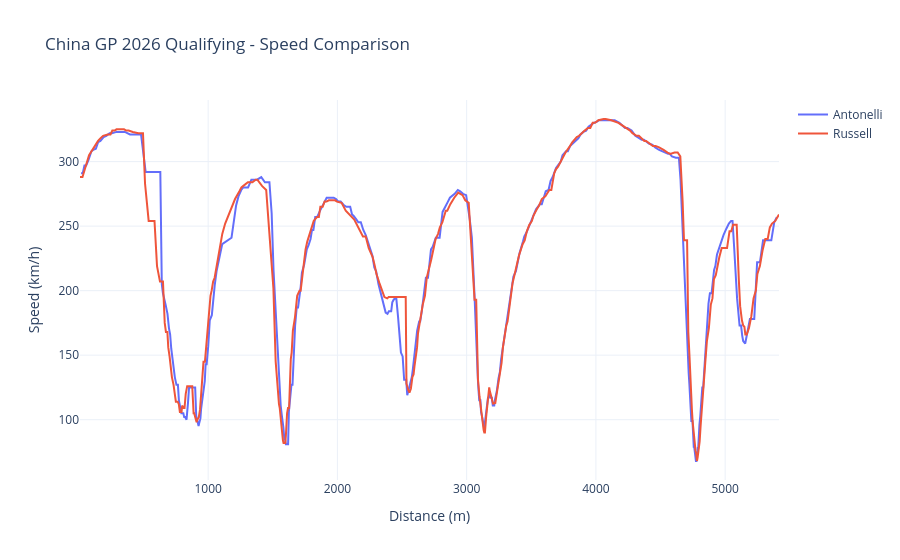

Write notebook code for a chart like this one.
### Code cell
fig = go.Figure()

fig.add_trace(
    go.Scatter(
        x=antonelli_car_data["Distance"],
        y=antonelli_car_data["Speed"],
        mode="lines",
        name="Antonelli"
    )
)

fig.add_trace(
    go.Scatter(
        x=russell_car_data["Distance"],
        y=russell_car_data["Speed"],
        mode="lines",
        name="Russell"
    )
)

fig.update_layout(
    title="China GP 2026 Qualifying - Speed Comparison",
    xaxis_title="Distance (m)",
    yaxis_title="Speed (km/h)",
    hovermode="x unified",
    template="plotly_white"
)

fig.show()

### Figure 1 — Plotly figure (JSON) as saved in the notebook; plotly's stock layout.template omitted (floating-point values rounded to 4 significant figures; data arrays with more than 128 entries replaced by an {"elided": "..."} marker saying what was removed)
{"data": [{"mode": "lines", "name": "Antonelli", "type": "scatter", "x": {"elided": "349 float values"}, "y": {"elided": "349 float values"}}, {"mode": "lines", "name": "Russell", "type": "scatter", "x": {"elided": "347 float values"}, "y": {"elided": "347 float values"}}], "layout": {"hovermode": "x unified", "title": {"text": "China GP 2026 Qualifying - Speed Comparison"}, "xaxis": {"title": {"text": "Distance (m)"}}, "yaxis": {"title": {"text": "Speed (km/h)"}}}}
